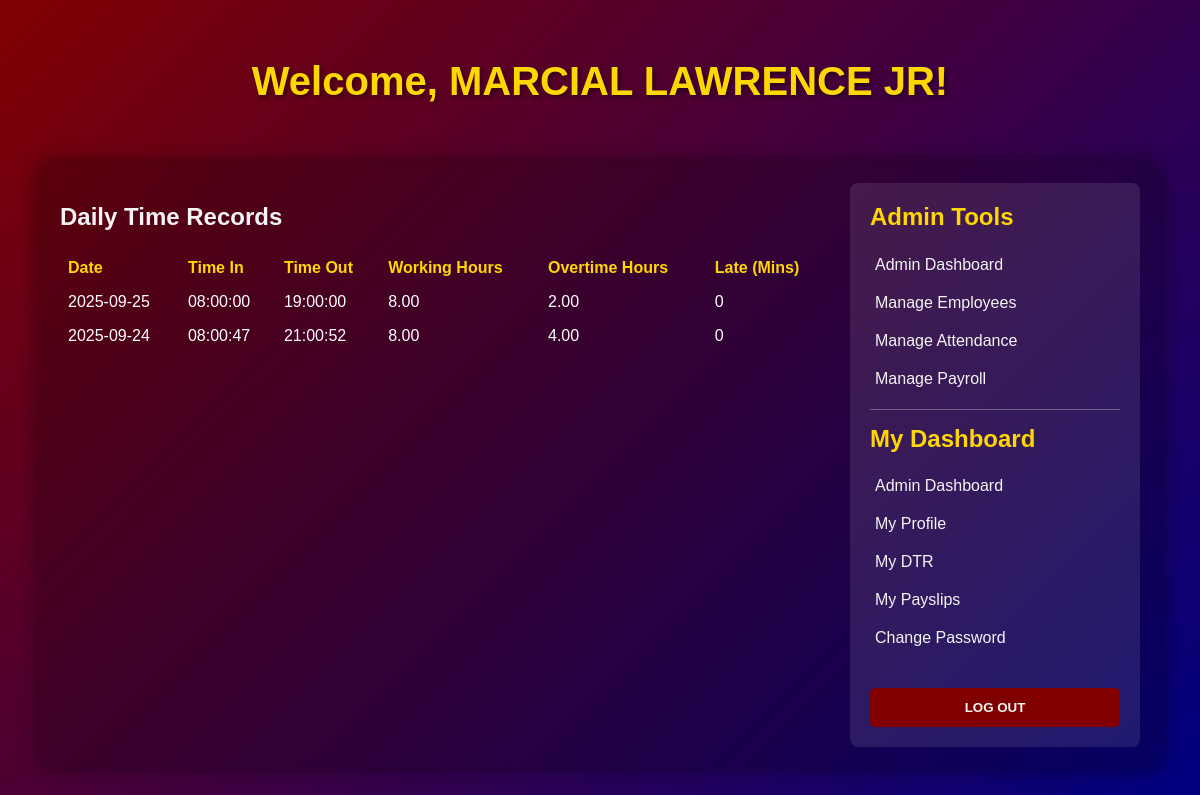
/web-development/user_dashboard.php?section=dtr&admin_view=1 (signed in), run on the app's committed database.
### tables this page shows
CREATE TABLE `employees` (
  `id` int(11) NOT NULL,
  `employeeNo` varchar(50) NOT NULL,
  `password` varchar(255) NOT NULL,
  `firstName` varchar(100) DEFAULT NULL,
  `lastName` varchar(100) DEFAULT NULL,
  `middleName` varchar(100) DEFAULT NULL,
  `birthDay` date DEFAULT NULL,
  `birthPlace` varchar(255) DEFAULT NULL,
  `address` varchar(255) DEFAULT NULL,
  `email` varchar(100) DEFAULT NULL,
  `gender` varchar(20) DEFAULT NULL,
  `civilStatus` varchar(50) DEFAULT NULL,
  `nationality` varchar(50) DEFAULT NULL,
  `religion` varchar(50) DEFAULT NULL,
  `phoneNumber` varchar(20) DEFAULT NULL,
  `sssNumber` varchar(50) DEFAULT NULL,
  `pagibigNumber` varchar(50) DEFAULT NULL,
  `tinNumber` varchar(50) DEFAULT NULL,
  `philhealthNumber` varchar(50) DEFAULT NULL,
  `bankAccount` varchar(50) DEFAULT NULL,
  `accountType` enum('employee','admin') NOT NULL DEFAULT 'employee'
);

CREATE TABLE `attendance` (
  `id` int(11) NOT NULL,
  `employeeNo` varchar(50) NOT NULL,
  `date` date NOT NULL,
  `time_in` time DEFAULT NULL,
  `time_out` time DEFAULT NULL,
  `working_hours` decimal(5,2) DEFAULT 0.00,
  `late_minutes` int(11) DEFAULT 0,
  `overtime_hours` decimal(5,2) DEFAULT 0.00
);

### web-development/user_dashboard.php (the view, shortened to what this page needs)
<?php
include 'db_conn.php';
$employeeNo = $_SESSION['employee_no'];
$employeeData = null;
$sql_personal = "SELECT * FROM employees WHERE employeeNo = ?";
$stmt_personal = $conn->prepare($sql_personal);
$stmt_personal->bind_param("s", $employeeNo);
$stmt_personal->execute();
$result_personal = $stmt_personal->get_result();
if ($row = $result_personal->fetch_assoc()) {
    $employeeData = $row;
}
$section = $_GET['section'] ?? 'profile';
$records = [];
switch ($section) {
    case 'dtr':
        $sql_attendance = "SELECT date, time_in, time_out, late_minutes, overtime_hours, working_hours FROM attendance WHERE employeeNo = ? ORDER BY date DESC";
        $stmt_attendance = $conn->prepare($sql_attendance);
        $stmt_attendance->bind_param("s", $employeeNo);
        $stmt_attendance->execute();
        $records = $stmt_attendance->get_result()->fetch_all(MYSQLI_ASSOC);
        break;
}
?>
<!DOCTYPE html>
<html lang="en">
<head>
    <link rel="stylesheet" href="style.css">
</head>
<body>
    <header>
        <h1>Welcome, <?php echo htmlspecialchars($employeeData['firstName'] ?? 'Employee'); ?>!</h1>
    </header>
    <div class="page-container">
        <div class="main-content">
            <?php if ($section == 'profile'): ?>
                <h2>My Profile</h2>
                <?php if ($employeeData): ?>
                    <div class="info-card">
                        <h3>Employee Details</h3>
                        <p><strong>Employee No:</strong> <?php echo htmlspecialchars($employeeData['employeeNo'] ?? 'N/A'); ?></p>
                        <p><strong>Department:</strong> <?php echo htmlspecialchars($employeeData['department'] ?? 'N/A'); ?></p>
                        <p><strong>Position:</strong> <?php echo htmlspecialchars($employeeData['position'] ?? 'N/A'); ?></p>
                        <p><strong>Full Name:</strong> <?php echo htmlspecialchars(($employeeData['firstName'] ?? '') . ' ' . ($employeeData['middleName'] ?? '') . ' ' . ($employeeData['lastName'] ?? 'N/A')); ?></p>
                        <p><strong>Email:</strong> <?php echo htmlspecialchars($employeeData['email'] ?? 'N/A'); ?></p>
                        <p><strong>Phone Number:</strong> <?php echo htmlspecialchars($employeeData['phoneNumber'] ?? 'N/A'); ?></p>
                        <p><strong>Address:</strong> <?php echo htmlspecialchars($employeeData['address'] ?? 'N/A'); ?></p>
                        <p><strong>Birthdate:</strong> <?php echo htmlspecialchars($employeeData['birthDay'] ?? 'N/A'); ?></p>
                        <p><strong>Birthplace:</strong> <?php echo htmlspecialchars($employeeData['birthPlace'] ?? 'N/A'); ?></p>
                        <p><strong>Gender:</strong> <?php echo htmlspecialchars($employeeData['gender'] ?? 'N/A'); ?></p>
                        <p><strong>Civil Status:</strong> <?php echo htmlspecialchars($employeeData['civilStatus'] ?? 'N/A'); ?></p>
                        <p><strong>Nationality:</strong> <?php echo htmlspecialchars($employeeData['nationality'] ?? 'N/A'); ?></p>
                        <p><strong>Religion:</strong> <?php echo htmlspecialchars($employeeData['religion'] ?? 'N/A'); ?></p>
                    </div>
                    <div class="info-card">
                        <h3>Government & Bank Information</h3>
                        <p><strong>SSS Number:</strong> <?php echo htmlspecialchars($employeeData['sssNumber'] ?? 'N/A'); ?></p>
                        <p><strong>Pag-IBIG Number:</strong> <?php echo htmlspecialchars($employeeData['pagibigNumber'] ?? 'N/A'); ?></p>
                        <p><strong>TIN Number:</strong> <?php echo htmlspecialchars($employeeData['tinNumber'] ?? 'N/A'); ?></p>
                        <p><strong>PhilHealth Number:</strong> <?php echo htmlspecialchars($employeeData['philhealthNumber'] ?? 'N/A'); ?></p>
                        <p><strong>Bank Account:</strong> <?php echo htmlspecialchars($employeeData['bankAccount'] ?? 'N/A'); ?></p>
                        <p><strong>Account Type:</strong> <?php echo htmlspecialchars($employeeData['accountType'] ?? 'N/A'); ?></p>
                    </div>
                    <?php else: ?>
                    <p>Employee data not found.</p>
                <?php endif; ?>
            <?php elseif ($section == 'dtr'): ?>
                <h2>Daily Time Records</h2>
                <?php if (!empty($records)): ?>
                    <table class="data-table">
                        <thead>
                            <tr>
                                <th>Date</th>
                                <th>Time In</th>
                                <th>Time Out</th>
                                <th>Working Hours</th>
                                <th>Overtime Hours</th>
                                <th>Late (Mins)</th>
                            </tr>
                        </thead>
                        <tbody>
                            <?php foreach ($records as $record): ?>
                            <tr>
                                <td><?php echo htmlspecialchars($record['date']); ?></td>
                                <td><?php echo htmlspecialchars($record['time_in']); ?></td>
                                <td><?php echo htmlspecialchars($record['time_out']); ?></td>
                                <td><?php echo number_format($record['working_hours'], 2); ?></td>
                                <td><?php echo number_format($record['overtime_hours'], 2); ?></td>
                                <td><?php echo htmlspecialchars($record['late_minutes']); ?></td>
                            </tr>
                            <?php endforeach; ?>
                        </tbody>
                    </table>
                <?php else: ?>
                    <p>No Daily Time Records found for your account.</p>
                <?php endif; ?>
            <?php endif; ?>
        </div>
        <aside class="side-menu">
            <?php if (isset($_SESSION['is_admin']) && $_SESSION['is_admin']): ?>
                <h2>Admin Tools</h2>
                <ul>
                    <li><a href="admin_dashboard.php">Admin Dashboard</a></li>
                    <li><a href="manage_employees.php">Manage Employees</a></li>
                    <li><a href="manage_attendance.php">Manage Attendance</a></li>
                    <li><a href="manage_payroll.php">Manage Payroll</a></li>
                </ul>
                <hr>
            <?php endif; ?>
            <h2>My Dashboard</h2>
            <ul>
                <li><a href="admin_dashboard.php">Admin Dashboard</a></li>
                <li><a href="user_dashboard.php?section=profile">My Profile</a></li>
                <li><a href="user_dashboard.php?section=dtr">My DTR</a></li>
                <li><a href="user_dashboard.php?section=payslip">My Payslips</a></li>
                <li><a href="user_dashboard.php?section=change_password">Change Password</a></li>
            </ul>
            <button id="logoutBtn" onclick="window.location.href='logout.php'">Log Out</button>
        </aside>
    </div>
</body>
</html>

### web-development/style.css (style rules this page uses)
:root { --primary-maroon: #800000; --secondary-navy-blue: #000080; --accent-gold: #FFD700; --text-color-light: #f4f4f4; --text-color-dark: #333333; --success-bg: #d4edda; --success-color: #155724; --error-bg: #f8d7da; --error-color: #721c24; }
body { font-family: Arial, sans-serif; background: linear-gradient(135deg, var(--primary-maroon), var(--secondary-navy-blue)); color: var(--text-color-light); display: flex; flex-direction: column; align-items: center; min-height: 100vh; margin: 0; }
header { text-align: center; margin-top: 2rem; margin-bottom: 2rem; width: 100%; }
h1 { color: var(--accent-gold); text-shadow: 2px 2px 4px rgba(0, 0, 0, 0.5); font-size: 2.5rem; }
h2, h3 { color: var(--text-color-light); }
.page-container { display: flex; width: 90%; max-width: 1200px; background-color: rgba(0, 0, 0, 0.2); border-radius: 10px; padding: 20px; box-shadow: 0 0 20px rgba(0, 0, 0, 0.5); }
.main-content { flex-grow: 1; padding-right: 20px; }
.side-menu { width: 250px; padding: 20px; background-color: rgba(255, 255, 255, 0.1); border-radius: 8px; }
.side-menu h2 { color: var(--accent-gold); margin-top: 0; }
.side-menu ul { list-style: none; padding: 0; }
.side-menu li { margin-bottom: 10px; }
.side-menu a { color: var(--text-color-light); text-decoration: none; display: block; padding: 5px; border-radius: 4px; transition: background-color 0.3s; }
.side-menu hr { border: 0; height: 1px; background-color: rgba(255, 255, 255, 0.3); margin: 15px 0; }
button, .button { background-color: var(--accent-gold); color: var(--primary-maroon); padding: 0.75rem 1.5rem; border: none; border-radius: 5px; cursor: pointer; font-weight: bold; text-transform: uppercase; transition: background-color 0.3s, color 0.3s; text-decoration: none; display: inline-block; text-align: center; }
#logoutBtn { width: 100%; margin-top: 20px; background-color: var(--primary-maroon); color: var(--text-color-light); }
.data-table { width: 100%; border-collapse: collapse; margin-top: 1.5rem; }
.data-table th, .data-table td { padding: 12px; text-align: left; border-bottom: 1px solid rgba(255, 255, 255, 0.2); }
.data-table th { background-color: rgba(255, 255, 255, 0.1); color: var(--accent-gold); }

### web-development/user_dashboard.php (style rules this page uses)
.data-table { width: 100%; border-collapse: collapse; margin-top: 20px; border: none; }
.data-table th, .data-table td { padding: 8px; text-align: left; border: none; background-color: transparent !important; }
.data-table th { color: #FFD700; }
.data-table td { color: #FFFFFF; }

### data on the page
employees: firstName "MARCIAL LAWRENCE JR"
attendance: date "2025-09-25", time_in "08:00:00", time_out "19:00:00", working_hours "8.00", overtime_hours "2.00", late_minutes "0"
attendance: date "2025-09-24", time_in "08:00:47", time_out "21:00:52", working_hours "8.00", overtime_hours "4.00", late_minutes "0"
